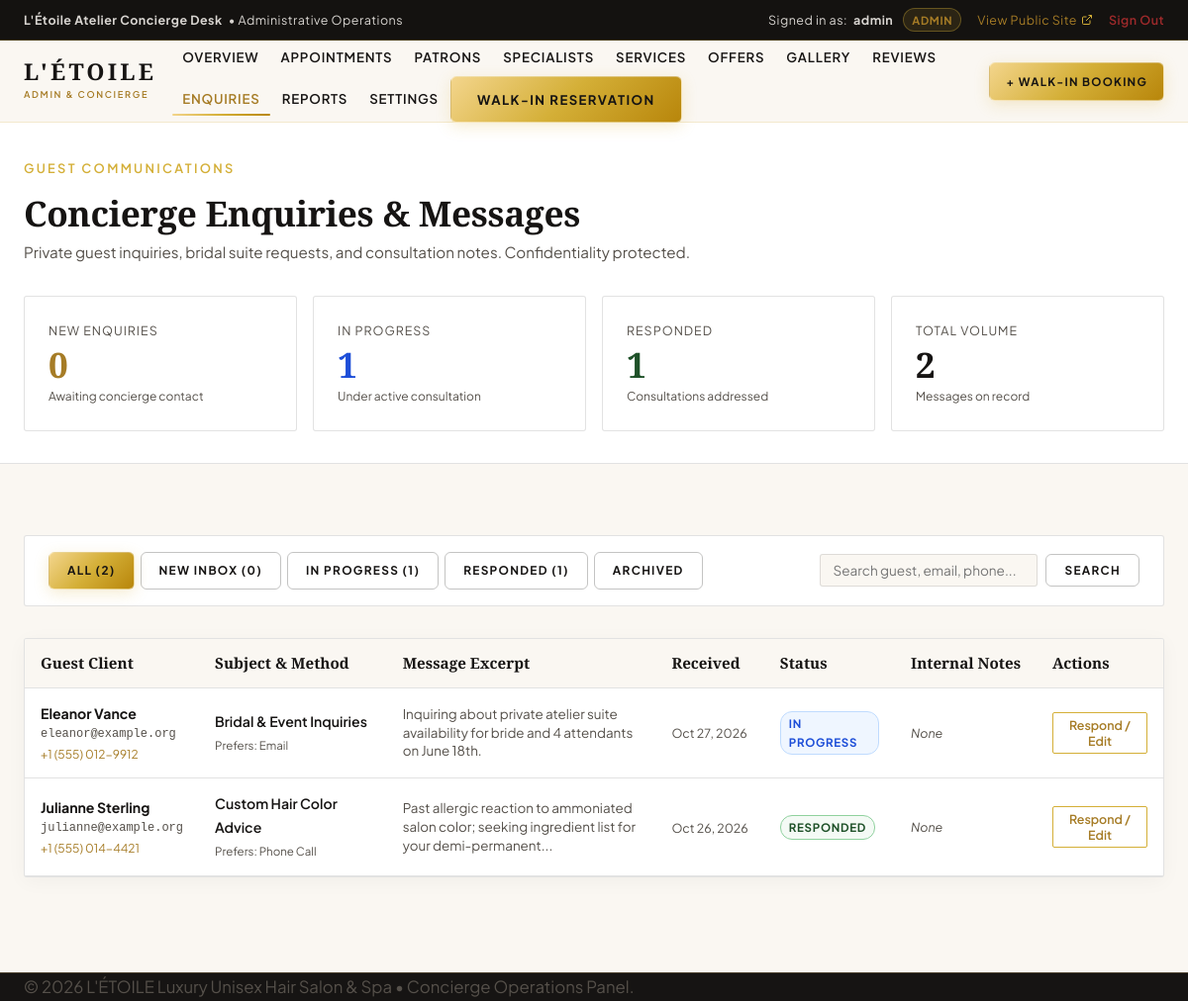
Screenshot of /admin-enquiries.php (signed in) with the database file from the repository.
### tables this page shows
CREATE TABLE `contact_enquiries` (
  `id` INT UNSIGNED NOT NULL AUTO_INCREMENT,
  `full_name` VARCHAR(80) NOT NULL,
  `email` VARCHAR(100) NOT NULL,
  `phone` VARCHAR(25) NULL DEFAULT NULL,
  `preferred_contact_method` ENUM('Email', 'Phone Call', 'WhatsApp') NOT NULL DEFAULT 'Email',
  `subject` VARCHAR(150) NOT NULL,
  `message` TEXT NOT NULL,
  `status` ENUM('new', 'in_progress', 'responded', 'archived') NOT NULL DEFAULT 'new',
  `admin_notes` TEXT NULL DEFAULT NULL,
  `created_at` TIMESTAMP NOT NULL DEFAULT CURRENT_TIMESTAMP,
  `responded_at` DATETIME NULL DEFAULT NULL,
  PRIMARY KEY (`id`),
  KEY `idx_enquiries_status` (`status`),
  KEY `idx_enquiries_created` (`created_at`)
);

### includes/validator.php (called while the page is built, shortened)
<?php
function e(?string $string): string {
    return htmlspecialchars((string)$string, ENT_QUOTES | ENT_SUBSTITUTE, 'UTF-8');
}

### admin-enquiries.php (the view, shortened to what this page needs)
<?php
try {
    $pdo = Database::getConnection();
    $filterStatus = trim((string)($_GET['status'] ?? 'all'));
    $searchQ      = trim((string)($_GET['q'] ?? ''));
    $where = ["1=1"];
    $params = [];
    $whereSql = implode(' AND ', $where);
    $stmt = $pdo->prepare("
        SELECT id, full_name, email, phone, preferred_contact_method, subject, message, status, admin_notes, created_at, responded_at
        FROM contact_enquiries
        WHERE {$whereSql}
        ORDER BY
            CASE WHEN status = 'new' THEN 0 WHEN status = 'in_progress' THEN 1 ELSE 2 END,
            created_at DESC
    ");
    $stmt->execute($params);
    $enquiries = $stmt->fetchAll();
    $kpiRow = $pdo->query("
        SELECT
            COUNT(*) AS total_count,
            SUM(CASE WHEN status = 'new' THEN 1 ELSE 0 END) AS new_count,
            SUM(CASE WHEN status = 'in_progress' THEN 1 ELSE 0 END) AS progress_count,
            SUM(CASE WHEN status = 'responded' THEN 1 ELSE 0 END) AS responded_count,
            SUM(CASE WHEN status = 'archived' THEN 1 ELSE 0 END) AS archived_count
        FROM contact_enquiries
    ")->fetch();
    $totalEnquiries = (int)($kpiRow['total_count'] ?? 0);
    $newEnquiries   = (int)($kpiRow['new_count'] ?? 0);
    $progEnquiries  = (int)($kpiRow['progress_count'] ?? 0);
    $respEnquiries  = (int)($kpiRow['responded_count'] ?? 0);
} catch (Exception $e) {
    AppLogger::error("Enquiries administration error: " . $e->getMessage());
    $enquiries = [];
    $totalEnquiries = 0; $newEnquiries = 0; $progEnquiries = 0; $respEnquiries = 0;
    $statusError = "Could not load contact enquiries from database.";
}
?>
<!DOCTYPE html>
<html lang="en">
<head>
  <link rel="stylesheet" href="assets/css/style.css">
  <link rel="stylesheet" href="assets/css/responsive.css">
</head>
<body style="background-color: var(--color-ivory);">
  <?php require_once __DIR__ . '/includes/admin-nav.php'; ?>
  <section style="background-color: var(--color-white); border-bottom: 1px solid var(--color-charcoal-border); padding: var(--space-xl) 0;">
    <div class="container">
      <div style="display:flex; justify-content:space-between; align-items:flex-end; flex-wrap:wrap; gap:var(--space-md);">
        <div>
          <span class="eyebrow eyebrow-no-line">Guest Communications</span>
          <h1 style="font-family: var(--font-serif); font-size: 2.2rem; color: var(--color-charcoal); margin: 4px 0 6px;">
            Concierge Enquiries &amp; Messages
          </h1>
          <p style="color: var(--color-charcoal-muted); margin: 0; font-size: 0.95rem;">
            Private guest inquiries, bridal suite requests, and consultation notes. Confidentiality protected.
          </p>
        </div>
      </div>
      <div style="display:grid; grid-template-columns: repeat(auto-fit, minmax(200px, 1fr)); gap:var(--space-md); margin-top:var(--space-xl);">
        <div class="kpi-card">
          <div class="kpi-label">New Enquiries</div>
          <div class="kpi-val" style="color:var(--color-champagne-dark);"><?php echo $newEnquiries; ?></div>
          <div style="font-size:0.75rem; color:var(--color-charcoal-muted); margin-top:4px;">Awaiting concierge contact</div>
        </div>
        <div class="kpi-card">
          <div class="kpi-label">In Progress</div>
          <div class="kpi-val" style="color:#1D4ED8;"><?php echo $progEnquiries; ?></div>
          <div style="font-size:0.75rem; color:var(--color-charcoal-muted); margin-top:4px;">Under active consultation</div>
        </div>
        <div class="kpi-card">
          <div class="kpi-label">Responded</div>
          <div class="kpi-val" style="color:#1E5128;"><?php echo $respEnquiries; ?></div>
          <div style="font-size:0.75rem; color:var(--color-charcoal-muted); margin-top:4px;">Consultations addressed</div>
        </div>
        <div class="kpi-card">
          <div class="kpi-label">Total Volume</div>
          <div class="kpi-val"><?php echo $totalEnquiries; ?></div>
          <div style="font-size:0.75rem; color:var(--color-charcoal-muted); margin-top:4px;">Messages on record</div>
        </div>
      </div>
    </div>
  </section>
  <main style="padding: var(--space-3xl) 0 var(--space-4xl);">
    <div class="container">
      <div style="background:#FFFFFF; border:1px solid var(--color-charcoal-border); padding:var(--space-md) var(--space-lg); border-radius:var(--radius-xs); margin-bottom:var(--space-xl); display:flex; justify-content:space-between; align-items:center; flex-wrap:wrap; gap:12px;">
        <div style="display:flex; gap:6px; flex-wrap:wrap;">
          <a href="admin-enquiries.php" class="btn btn-sm <?php echo $filterStatus === 'all' ? 'btn-champagne' : 'btn-outline'; ?>">
            All (<?php echo $totalEnquiries; ?>)
          </a>
          <a href="admin-enquiries.php?status=new" class="btn btn-sm <?php echo $filterStatus === 'new' ? 'btn-champagne' : 'btn-outline'; ?>" style="<?php echo $newEnquiries > 0 ? 'font-weight:700;' : ''; ?>">
            New Inbox (<?php echo $newEnquiries; ?>)
          </a>
          <a href="admin-enquiries.php?status=in_progress" class="btn btn-sm <?php echo $filterStatus === 'in_progress' ? 'btn-champagne' : 'btn-outline'; ?>">
            In Progress (<?php echo $progEnquiries; ?>)
          </a>
          <a href="admin-enquiries.php?status=responded" class="btn btn-sm <?php echo $filterStatus === 'responded' ? 'btn-champagne' : 'btn-outline'; ?>">
            Responded (<?php echo $respEnquiries; ?>)
          </a>
          <a href="admin-enquiries.php?status=archived" class="btn btn-sm <?php echo $filterStatus === 'archived' ? 'btn-champagne' : 'btn-outline'; ?>">
            Archived
          </a>
        </div>
        <form action="admin-enquiries.php" method="GET" style="display:flex; gap:8px;">
          <input type="text" name="q" placeholder="Search guest, email, phone..." value="<?php echo e($searchQ); ?>" class="form-control" style="font-size:0.85rem; padding:6px 12px; width:220px;">
          <button type="submit" class="btn btn-outline btn-sm">Search</button>
        </form>
      </div>
      <div style="background:var(--color-white); border:1px solid var(--color-charcoal-border); border-radius:var(--radius-xs); box-shadow:var(--shadow-subtle); overflow-x:auto;">
        <?php if (empty($enquiries)): ?>
          <div style="text-align:center; padding:40px 20px;">
            <p style="color:var(--color-charcoal-muted); margin-bottom:12px;">No contact inquiries match this filter.</p>
            <a href="admin-enquiries.php" class="btn btn-outline btn-sm">Reset Filter</a>
          </div>
        <?php else: ?>
          <table class="admin-table">
            <thead>
              <tr>
                <th>Guest Client</th>
                <th>Subject &amp; Method</th>
                <th>Message Excerpt</th>
                <th>Received</th>
                <th>Status</th>
                <th>Internal Notes</th>
                <th>Actions</th>
              </tr>
            </thead>
            <tbody>
              <?php foreach ($enquiries as $enq): ?>
                <?php
                  $enqPayload = [
                      'id'                       => $enq['id'],
                      'full_name'                => $enq['full_name'],
                      'email'                    => $enq['email'],
                      'phone'                    => $enq['phone'] ?: 'None provided',
                      'preferred_contact_method' => $enq['preferred_contact_method'],
                      'subject'                  => $enq['subject'],
                      'message'                  => $enq['message'],
                      'status'                   => $enq['status'],
                      'admin_notes'              => $enq['admin_notes'] ?: '',
                      'created_at'               => date('F j, Y, g:i A', strtotime($enq['created_at'])),
                      'responded_at'             => $enq['responded_at'] ? date('F j, Y, g:i A', strtotime($enq['responded_at'])) : null
                  ];
                  $jsonPayload = htmlspecialchars(json_encode($enqPayload), ENT_QUOTES, 'UTF-8');
                ?>
                <tr>
                  <td>
                    <strong style="color:var(--color-charcoal);"><?php echo e($enq['full_name']); ?></strong>
                    <div style="font-size:0.75rem; color:var(--color-charcoal-muted); font-family:monospace;">
                      <?php echo e($enq['email']); ?>
                    </div>
                    <?php if (!empty($enq['phone'])): ?>
                      <div style="font-size:0.75rem; color:var(--color-champagne-dark);">
                        <?php echo e($enq['phone']); ?>
                      </div>
                    <?php endif; ?>
                  </td>
                  <td>
                    <div style="font-weight:600; color:var(--color-charcoal); font-size:0.88rem;">
                      <?php echo e($enq['subject']); ?>
                    </div>
                    <span style="font-size:0.72rem; color:var(--color-charcoal-muted);">
                      Prefers: <?php echo e($enq['preferred_contact_method']); ?>
                    </span>
                  </td>
                  <td>
                    <div style="max-width:320px; font-size:0.84rem; color:var(--color-charcoal-muted); line-height:1.4;">
                      <?php echo e(mb_strimwidth($enq['message'], 0, 100, '...')); ?>
                    </div>
                  </td>
                  <td>
                    <span style="font-size:0.78rem; color:var(--color-charcoal-muted); white-space:nowrap;">
                      <?php echo date('M j, Y', strtotime($enq['created_at'])); ?>
                    </span>
                  </td>
                  <td>
                    <span class="status-badge status-<?php echo e($enq['status']); ?>">
                      <?php echo ucfirst(str_replace('_', ' ', $enq['status'])); ?>
                    </span>
                  </td>
                  <td>
                    <div style="font-size:0.78rem; color:var(--color-charcoal-muted); max-width:180px;">
                      <?php echo !empty($enq['admin_notes']) ? e(mb_strimwidth($enq['admin_notes'], 0, 45, '...')) : '<em>None</em>'; ?>
                    </div>
                  </td>
                  <td>
                    <div style="display:flex; gap:6px;">
                      <button type="button" class="btn-action-sm btn-inspect-enquiry" data-enquiry="<?php echo $jsonPayload; ?>">
                        Respond / Edit
                      </button>
                    </div>
                  </td>
                </tr>
              <?php endforeach; ?>
            </tbody>
          </table>
        <?php endif; ?>
      </div>
    </div>
  </main>
  <footer class="site-footer" role="contentinfo">
    <div class="container footer-bottom-inner">
      <p>&copy; <?php echo date('Y'); ?> L'ÉTOILE Luxury Unisex Hair Salon &amp; Spa &bull; Concierge Operations Panel.</p>
    </div>
  </footer>
</body>
</html>

### admin-enquiries.php (style rules this page uses)
.kpi-card { background: var(--color-white); border: 1px solid var(--color-charcoal-border); border-radius: var(--radius-xs); padding: var(--space-lg); transition: border-color var(--transition-fast); }
.kpi-val { font-family: var(--font-serif); font-size: 2.2rem; font-weight: 600; color: var(--color-charcoal); line-height: 1.1; margin-top: 4px; }
.kpi-label { font-size: 0.78rem; text-transform: uppercase; letter-spacing: 0.08em; color: var(--color-charcoal-muted); }
.admin-table { width: 100%; border-collapse: collapse; text-align: left; font-size: 0.88rem; }
.admin-table th { background: var(--color-ivory); color: var(--color-charcoal); font-family: var(--font-serif); font-size: 0.95rem; font-weight: 600; padding: 12px 16px; border-bottom: 1px solid var(--color-charcoal-border); white-space: nowrap; }
.admin-table td { padding: 14px 16px; border-bottom: 1px solid var(--color-charcoal-border); vertical-align: middle; }
.status-badge { display: inline-block; padding: 2px 8px; font-size: 0.72rem; font-weight: 700; text-transform: uppercase; letter-spacing: 0.06em; border-radius: 12px; }
.status-in_progress { background: #EFF6FF; color: #1D4ED8; border: 1px solid #BFDBFE; }
.status-responded { background: #F4FAF5; color: #1E5128; border: 1px solid #8FD19E; }
.btn-action-sm { display: inline-block; padding: 4px 10px; font-size: 0.78rem; border-radius: 2px; cursor: pointer; border: 1px solid var(--color-champagne); background: transparent; color: var(--color-champagne-dark); text-decoration: none; font-weight: 600; }

### rows the page displays
contact_enquiries: full_name "Eleanor Vance", email "eleanor@example.org", phone "+1 (555) 012-9912", subject "Bridal & Event Inquiries", preferred_contact_method "Email", message "Inquiring about private atelier suite availability for bride and 4 attendants on June 18th.", created_at "Oct 27, 2026", status "IN PROGRESS", shows "None"
contact_enquiries: full_name "Julianne Sterling", email "julianne@example.org", phone "+1 (555) 014-4421", subject "Custom Hair Color Advice", preferred_contact_method "Phone Call", message "Past allergic reaction to ammoniated salon color; seeking ingredient list for your demi-permanent...", created_at "Oct 26, 2026", status "RESPONDED", shows "None"

### other values shown
$currentUser['username'] "admin"
$currentUser['role'] "ADMIN"
$newEnquiries "0"
$progEnquiries "1"
$respEnquiries "1"
$totalEnquiries "2"
